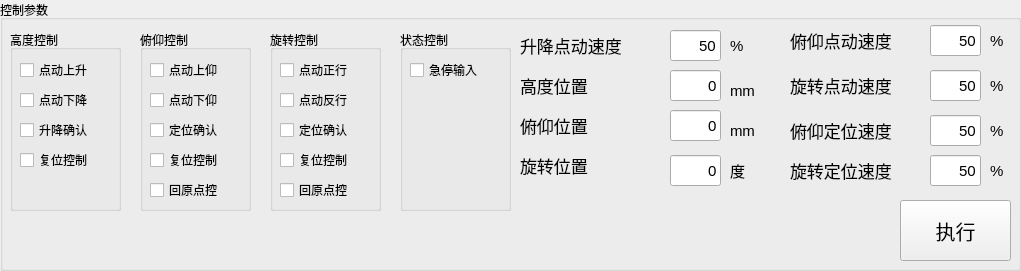
   <widget class="QGroupBox" name="GB_Setting">
    <property name="geometry">
     <rect>
      <x>10</x>
      <y>340</y>
      <width>1021</width>
      <height>271</height>
     </rect>
    </property>
    <property name="title">
     <string>控制参数</string>
    </property>
    <widget class="QLabel" name="Lab_Rota">
     <property name="geometry">
      <rect>
       <x>520</x>
       <y>150</y>
       <width>131</width>
       <height>31</height>
      </rect>
     </property>
     <property name="font">
      <font>
       <pointsize>13</pointsize>
      </font>
     </property>
     <property name="text">
      <string>旋转位置</string>
     </property>
    </widget>
    <widget class="QLineEdit" name="LE_Pitch">
     <property name="geometry">
      <rect>
       <x>670</x>
       <y>110</y>
       <width>51</width>
       <height>31</height>
      </rect>
     </property>
     <property name="font">
      <font>
       <pointsize>11</pointsize>
      </font>
     </property>
     <property name="text">
      <string>0</string>
     </property>
     <property name="alignment">
      <set>Qt::AlignRight|Qt::AlignTrailing|Qt::AlignVCenter</set>
     </property>
    </widget>
    <widget class="QLabel" name="Lab_Lift">
     <property name="geometry">
      <rect>
       <x>520</x>
       <y>70</y>
       <width>131</width>
       <height>31</height>
      </rect>
     </property>
     <property name="font">
      <font>
       <pointsize>13</pointsize>
      </font>
     </property>
     <property name="text">
      <string>高度位置</string>
     </property>
    </widget>
    <widget class="QLineEdit" name="LE_Lift">
     <property name="geometry">
      <rect>
       <x>670</x>
       <y>70</y>
       <width>51</width>
       <height>31</height>
      </rect>
     </property>
     <property name="font">
      <font>
       <pointsize>11</pointsize>
      </font>
     </property>
     <property name="text">
      <string>0</string>
     </property>
     <property name="alignment">
      <set>Qt::AlignRight|Qt::AlignTrailing|Qt::AlignVCenter</set>
     </property>
    </widget>
    <widget class="QLineEdit" name="LE_Rota">
     <property name="geometry">
      <rect>
       <x>670</x>
       <y>155</y>
       <width>51</width>
       <height>31</height>
      </rect>
     </property>
     <property name="font">
      <font>
       <pointsize>11</pointsize>
      </font>
     </property>
     <property name="text">
      <string>0</string>
     </property>
     <property name="alignment">
      <set>Qt::AlignRight|Qt::AlignTrailing|Qt::AlignVCenter</set>
     </property>
    </widget>
    <widget class="QLabel" name="Lab_Pitch">
     <property name="geometry">
      <rect>
       <x>520</x>
       <y>110</y>
       <width>131</width>
       <height>31</height>
      </rect>
     </property>
     <property name="font">
      <font>
       <pointsize>13</pointsize>
      </font>
     </property>
     <property name="text">
      <string>俯仰位置</string>
     </property>
    </widget>
    <widget class="QPushButton" name="Btn_Start">
     <property name="geometry">
      <rect>
       <x>900</x>
       <y>200</y>
       <width>111</width>
       <height>61</height>
      </rect>
     </property>
     <property name="font">
      <font>
       <pointsize>15</pointsize>
      </font>
     </property>
     <property name="text">
      <string>执行</string>
     </property>
    </widget>
    <widget class="QLabel" name="Lab_RotaPMSpeed">
     <property name="geometry">
      <rect>
       <x>790</x>
       <y>70</y>
       <width>131</width>
       <height>31</height>
      </rect>
     </property>
     <property name="font">
      <font>
       <pointsize>13</pointsize>
      </font>
     </property>
     <property name="text">
      <string>旋转点动速度</string>
     </property>
    </widget>
    <widget class="QLineEdit" name="LE_RotaPMSpeed">
     <property name="geometry">
      <rect>
       <x>930</x>
       <y>70</y>
       <width>51</width>
       <height>31</height>
      </rect>
     </property>
     <property name="font">
      <font>
       <pointsize>11</pointsize>
      </font>
     </property>
     <property name="text">
      <string>50</string>
     </property>
     <property name="alignment">
      <set>Qt::AlignRight|Qt::AlignTrailing|Qt::AlignVCenter</set>
     </property>
    </widget>
    <widget class="QLabel" name="label_4">
     <property name="geometry">
      <rect>
       <x>730</x>
       <y>80</y>
       <width>41</width>
       <height>21</height>
      </rect>
     </property>
     <property name="font">
      <font>
       <pointsize>11</pointsize>
      </font>
     </property>
     <property name="text">
      <string>mm</string>
     </property>
    </widget>
    <widget class="QLabel" name="label_5">
     <property name="geometry">
      <rect>
       <x>730</x>
       <y>120</y>
       <width>41</width>
       <height>21</height>
      </rect>
     </property>
     <property name="font">
      <font>
       <pointsize>11</pointsize>
      </font>
     </property>
     <property name="text">
      <string>mm</string>
     </property>
    </widget>
    <widget class="QLabel" name="label_6">
     <property name="geometry">
      <rect>
       <x>730</x>
       <y>160</y>
       <width>41</width>
       <height>21</height>
      </rect>
     </property>
     <property name="font">
      <font>
       <pointsize>11</pointsize>
      </font>
     </property>
     <property name="text">
      <string>度</string>
     </property>
    </widget>
    <widget class="QLabel" name="label_7">
     <property name="geometry">
      <rect>
       <x>990</x>
       <y>75</y>
       <width>41</width>
       <height>21</height>
      </rect>
     </property>
     <property name="font">
      <font>
       <pointsize>11</pointsize>
      </font>
     </property>
     <property name="text">
      <string>%</string>
     </property>
    </widget>
    <widget class="QGroupBox" name="GB_LiftCtrl">
     <property name="geometry">
      <rect>
       <x>10</x>
       <y>30</y>
       <width>111</width>
       <height>181</height>
      </rect>
     </property>
     <property name="title">
      <string>高度控制</string>
     </property>
     <widget class="QCheckBox" name="CB_PMUp">
      <property name="geometry">
       <rect>
        <x>10</x>
        <y>30</y>
        <width>91</width>
        <height>20</height>
       </rect>
      </property>
      <property name="text">
       <string>点动上升</string>
      </property>
     </widget>
     <widget class="QCheckBox" name="CB_PMDown">
      <property name="geometry">
       <rect>
        <x>10</x>
        <y>60</y>
        <width>91</width>
        <height>20</height>
       </rect>
      </property>
      <property name="text">
       <string>点动下降</string>
      </property>
     </widget>
     <widget class="QCheckBox" name="CB_LiftConfirm">
      <property name="geometry">
       <rect>
        <x>10</x>
        <y>90</y>
        <width>91</width>
        <height>20</height>
       </rect>
      </property>
      <property name="text">
       <string>升降确认</string>
      </property>
     </widget>
     <widget class="QCheckBox" name="CB_LiftResetCtrl">
      <property name="geometry">
       <rect>
        <x>10</x>
        <y>120</y>
        <width>91</width>
        <height>20</height>
       </rect>
      </property>
      <property name="text">
       <string>复位控制</string>
      </property>
     </widget>
    </widget>
    <widget class="QGroupBox" name="GB_PitchCtrl">
     <property name="geometry">
      <rect>
       <x>140</x>
       <y>30</y>
       <width>111</width>
       <height>181</height>
      </rect>
     </property>
     <property name="title">
      <string>俯仰控制</string>
     </property>
     <widget class="QCheckBox" name="CB_PMLookUp">
      <property name="geometry">
       <rect>
        <x>10</x>
        <y>30</y>
        <width>91</width>
        <height>20</height>
       </rect>
      </property>
      <property name="text">
       <string>点动上仰</string>
      </property>
     </widget>
     <widget class="QCheckBox" name="CB_PMLookDown">
      <property name="geometry">
       <rect>
        <x>10</x>
        <y>60</y>
        <width>91</width>
        <height>20</height>
       </rect>
      </property>
      <property name="text">
       <string>点动下仰</string>
      </property>
     </widget>
     <widget class="QCheckBox" name="CB_PitchPositionConfirm">
      <property name="geometry">
       <rect>
        <x>10</x>
        <y>90</y>
        <width>91</width>
        <height>20</height>
       </rect>
      </property>
      <property name="text">
       <string>定位确认</string>
      </property>
     </widget>
     <widget class="QCheckBox" name="CB_PitchResetCtrl">
      <property name="geometry">
       <rect>
        <x>10</x>
        <y>120</y>
        <width>91</width>
        <height>20</height>
       </rect>
      </property>
      <property name="text">
       <string>复位控制</string>
      </property>
     </widget>
     <widget class="QCheckBox" name="CB_PitchReturnToOrigin">
      <property name="geometry">
       <rect>
        <x>10</x>
        <y>150</y>
        <width>91</width>
        <height>20</height>
       </rect>
      </property>
      <property name="text">
       <string>回原点控</string>
      </property>
     </widget>
    </widget>
    <widget class="QGroupBox" name="GB_RotaCtrl">
     <property name="geometry">
      <rect>
       <x>270</x>
       <y>30</y>
       <width>111</width>
       <height>181</height>
      </rect>
     </property>
     <property name="title">
      <string>旋转控制</string>
     </property>
     <widget class="QCheckBox" name="CB_PMForward">
      <property name="geometry">
       <rect>
        <x>10</x>
        <y>30</y>
        <width>91</width>
        <height>20</height>
       </rect>
      </property>
      <property name="text">
       <string>点动正行</string>
      </property>
     </widget>
     <widget class="QCheckBox" name="CB_PMReversal">
      <property name="geometry">
       <rect>
        <x>10</x>
        <y>60</y>
        <width>91</width>
        <height>20</height>
       </rect>
      </property>
      <property name="text">
       <string>点动反行</string>
      </property>
     </widget>
     <widget class="QCheckBox" name="CB_RotaPositionConfirm">
      <property name="geometry">
       <rect>
        <x>10</x>
        <y>90</y>
        <width>91</width>
        <height>20</height>
       </rect>
      </property>
      <property name="text">
       <string>定位确认</string>
      </property>
     </widget>
     <widget class="QCheckBox" name="CB_RotaResetCtrl">
      <property name="geometry">
       <rect>
        <x>10</x>
        <y>120</y>
        <width>91</width>
        <height>20</height>
       </rect>
      </property>
      <property name="text">
       <string>复位控制</string>
      </property>
     </widget>
     <widget class="QCheckBox" name="CB_RotaReturnToOrigin">
      <property name="geometry">
       <rect>
        <x>10</x>
        <y>150</y>
        <width>91</width>
        <height>20</height>
       </rect>
      </property>
      <property name="text">
       <string>回原点控</string>
      </property>
     </widget>
    </widget>
    <widget class="QGroupBox" name="GB_StateCtrl">
     <property name="geometry">
      <rect>
       <x>400</x>
       <y>30</y>
       <width>111</width>
       <height>181</height>
      </rect>
     </property>
     <property name="title">
      <string>状态控制</string>
     </property>
     <widget class="QCheckBox" name="CB_StopInput">
      <property name="geometry">
       <rect>
        <x>10</x>
        <y>30</y>
        <width>91</width>
        <height>20</height>
       </rect>
      </property>
      <property name="text">
       <string>急停输入</string>
      </property>
     </widget>
    </widget>
    <widget class="QLabel" name="label_8">
     <property name="geometry">
      <rect>
       <x>990</x>
       <y>30</y>
       <width>41</width>
       <height>21</height>
      </rect>
     </property>
     <property name="font">
      <font>
       <pointsize>11</pointsize>
      </font>
     </property>
     <property name="text">
      <string>%</string>
     </property>
    </widget>
    <widget class="QLabel" name="Lab_PitchPMSpeed">
     <property name="geometry">
      <rect>
       <x>790</x>
       <y>25</y>
       <width>131</width>
       <height>31</height>
      </rect>
     </property>
     <property name="font">
      <font>
       <pointsize>13</pointsize>
      </font>
     </property>
     <property name="text">
      <string>俯仰点动速度</string>
     </property>
    </widget>
    <widget class="QLineEdit" name="LE_PitchPMSpeed">
     <property name="geometry">
      <rect>
       <x>930</x>
       <y>25</y>
       <width>51</width>
       <height>31</height>
      </rect>
     </property>
     <property name="font">
      <font>
       <pointsize>11</pointsize>
      </font>
     </property>
     <property name="text">
      <string>50</string>
     </property>
     <property name="alignment">
      <set>Qt::AlignRight|Qt::AlignTrailing|Qt::AlignVCenter</set>
     </property>
    </widget>
    <widget class="QLabel" name="label_9">
     <property name="geometry">
      <rect>
       <x>990</x>
       <y>120</y>
       <width>41</width>
       <height>21</height>
      </rect>
     </property>
     <property name="font">
      <font>
       <pointsize>11</pointsize>
      </font>
     </property>
     <property name="text">
      <string>%</string>
     </property>
    </widget>
    <widget class="QLabel" name="Lab_PitchPositionSpeed">
     <property name="geometry">
      <rect>
       <x>790</x>
       <y>115</y>
       <width>131</width>
       <height>31</height>
      </rect>
     </property>
     <property name="font">
      <font>
       <pointsize>13</pointsize>
      </font>
     </property>
     <property name="text">
      <string>俯仰定位速度</string>
     </property>
    </widget>
    <widget class="QLineEdit" name="LE_PitchPositionSpeed">
     <property name="geometry">
      <rect>
       <x>930</x>
       <y>115</y>
       <width>51</width>
       <height>31</height>
      </rect>
     </property>
     <property name="font">
      <font>
       <pointsize>11</pointsize>
      </font>
     </property>
     <property name="text">
      <string>50</string>
     </property>
     <property name="alignment">
      <set>Qt::AlignRight|Qt::AlignTrailing|Qt::AlignVCenter</set>
     </property>
    </widget>
    <widget class="QLabel" name="Lab_RotaPositionSpeed">
     <property name="geometry">
      <rect>
       <x>790</x>
       <y>155</y>
       <width>131</width>
       <height>31</height>
      </rect>
     </property>
     <property name="font">
      <font>
       <pointsize>13</pointsize>
      </font>
     </property>
     <property name="text">
      <string>旋转定位速度</string>
     </property>
    </widget>
    <widget class="QLabel" name="label_10">
     <property name="geometry">
      <rect>
       <x>990</x>
       <y>160</y>
       <width>41</width>
       <height>21</height>
      </rect>
     </property>
     <property name="font">
      <font>
       <pointsize>11</pointsize>
      </font>
     </property>
     <property name="text">
      <string>%</string>
     </property>
    </widget>
    <widget class="QLineEdit" name="LE_RotaPositionSpeed">
     <property name="geometry">
      <rect>
       <x>930</x>
       <y>155</y>
       <width>51</width>
       <height>31</height>
      </rect>
     </property>
     <property name="font">
      <font>
       <pointsize>11</pointsize>
      </font>
     </property>
     <property name="text">
      <string>50</string>
     </property>
     <property name="alignment">
      <set>Qt::AlignRight|Qt::AlignTrailing|Qt::AlignVCenter</set>
     </property>
    </widget>
    <widget class="QLineEdit" name="LE_LiftPMSpeed">
     <property name="geometry">
      <rect>
       <x>670</x>
       <y>30</y>
       <width>51</width>
       <height>31</height>
      </rect>
     </property>
     <property name="font">
      <font>
       <pointsize>11</pointsize>
      </font>
     </property>
     <property name="text">
      <string>50</string>
     </property>
     <property name="alignment">
      <set>Qt::AlignRight|Qt::AlignTrailing|Qt::AlignVCenter</set>
     </property>
    </widget>
    <widget class="QLabel" name="label_11">
     <property name="geometry">
      <rect>
       <x>730</x>
       <y>35</y>
       <width>41</width>
       <height>21</height>
      </rect>
     </property>
     <property name="font">
      <font>
       <pointsize>11</pointsize>
      </font>
     </property>
     <property name="text">
      <string>%</string>
     </property>
    </widget>
    <widget class="QLabel" name="Lab_LiftPMSpeed">
     <property name="geometry">
      <rect>
       <x>520</x>
       <y>30</y>
       <width>131</width>
       <height>31</height>
      </rect>
     </property>
     <property name="font">
      <font>
       <pointsize>13</pointsize>
      </font>
     </property>
     <property name="text">
      <string>升降点动速度</string>
     </property>
    </widget>
   </widget>
